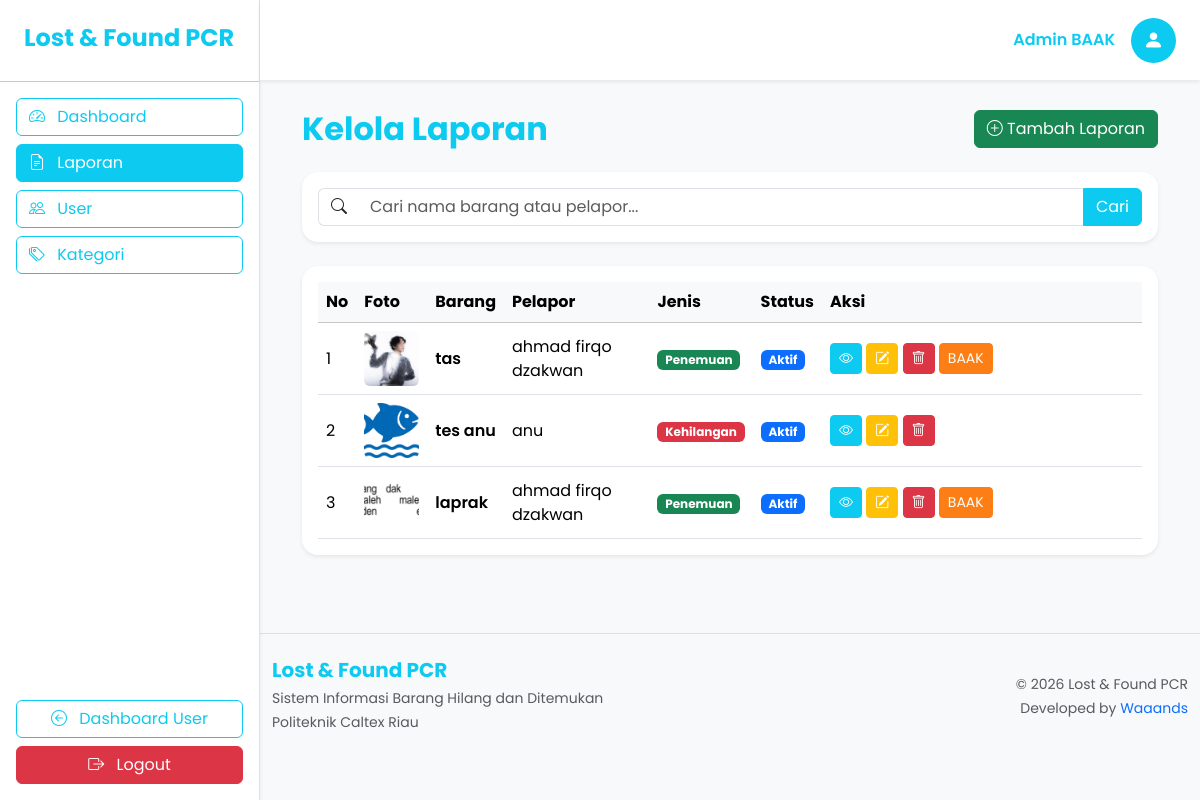
Before: /index.php?aksi=admin_laporan (signed in) with the older database file.
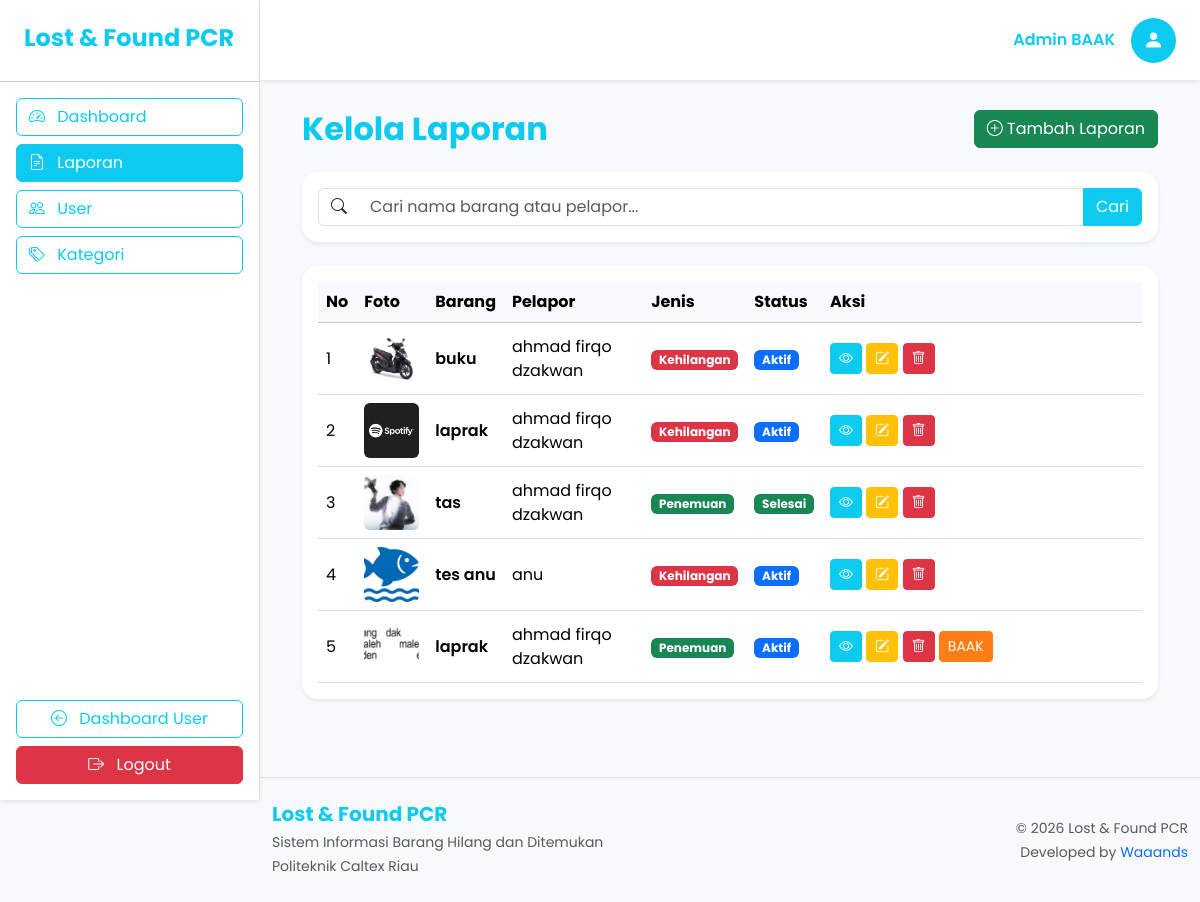
After: the same page with the newer database file.
### tables this page shows
CREATE TABLE `laporan` (
  `id_laporan` int(11) NOT NULL,
  `id_user` int(11) NOT NULL,
  `id_kategori` int(11) NOT NULL,
  `jenis_laporan` enum('kehilangan','penemuan') NOT NULL,
  `nama_barang` varchar(100) NOT NULL,
  `deskripsi` text DEFAULT NULL,
  `foto_barang` varchar(255) DEFAULT NULL,
  `lokasi` varchar(100) DEFAULT NULL,
  `tanggal_kejadian` date NOT NULL,
  `status_barang` enum('dipegang_sendiri','dititip_baak') DEFAULT 'dipegang_sendiri',
  `status_laporan` enum('aktif','selesai') DEFAULT 'aktif',
  `created_at` timestamp NOT NULL DEFAULT current_timestamp()
);

CREATE TABLE `users` (
  `id_user` int(11) NOT NULL,
  `nim` varchar(20) NOT NULL,
  `nama_lengkap` varchar(100) NOT NULL,
  `email` varchar(100) NOT NULL,
  `password` varchar(255) NOT NULL,
  `role` enum('mahasiswa','admin') NOT NULL DEFAULT 'mahasiswa',
  `created_at` timestamp NOT NULL DEFAULT current_timestamp()
);

### app/controllers/AdminController.php (called while the page is built, shortened)
<?php
require_once __DIR__ . "/../../config/koneksi.php";
require_once __DIR__ . "/../models/LaporanModel.php";
class AdminController
{
    private $laporanModel;
    public function __construct($conn)
    {
        $this->laporanModel = new LaporanModel($conn);
    }
    public function laporan()
    {
        $keyword = isset($_GET['keyword']) ? $_GET['keyword'] : "";
        if($keyword != "")
        {
            $laporan = $this->laporanModel->cariAdmin($keyword);
        }
        else
        {
            $laporan = $this->laporanModel->getAllAdmin();
        }
        require __DIR__ . "/../views/admin/laporan_admin/laporan.php";
    }
}

### app/models/LaporanModel.php (called while the page is built, shortened)
<?php
class LaporanModel
{
    private $conn;
    public function __construct($conn)
    {
        $this->conn = $conn;
    }
    public function getAllAdmin()
    {
        $query = "
        SELECT
            laporan.*,
            kategori.nama_kategori,
            users.nama_lengkap
        FROM laporan
        JOIN kategori
        ON laporan.id_kategori = kategori.id_kategori
        JOIN users
        ON laporan.id_user = users.id_user
        ORDER BY laporan.id_laporan DESC
        ";
        return mysqli_query($this->conn, $query);
    }
}

### app/views/admin/laporan_admin/laporan.php (the view, shortened to what the changed rows need)
<!DOCTYPE html>
<html>
<head>
    <link href="https://cdn.jsdelivr.net/npm/bootstrap@5.3.3/dist/css/bootstrap.min.css" rel="stylesheet">
    <link rel="stylesheet" href="https://cdn.jsdelivr.net/npm/bootstrap-icons@1.11.3/font/bootstrap-icons.min.css">
        <link rel="stylesheet" href="public/assets/css/admin.css">
</head>
<body class="bg-light">
    <div class="d-flex">
        <main class="main-content">
            <div class="content">
                <div class="container-fluid">
                    <div class="d-flex justify-content-between align-items-center mb-4">
                        <h2 class="fw-bold text-info mb-0">
                            Kelola Laporan
                        </h2>
                    </div>
                    <div class="card border-0 shadow-sm rounded-4">
                        <div class="card-body">
                            <div class="table-responsive">
                                <table class="table table-hover align-middle mb-0">
                                    <thead class="table-light">
                                        <tr>
                                            <th>No</th>
                                            <th>Foto</th>
                                            <th>Barang</th>
                                            <th>Pelapor</th>
                                            <th>Jenis</th>
                                            <th>Status</th>
                                            <th width="320">
                                                Aksi
                                            </th>
                                        </tr>
                                    </thead>
                                    <tbody>
                                        <?php
                        $no = 1;
                        while($row=mysqli_fetch_assoc($laporan)){
                        ?>
                                        <tr>
                                            <td>
                                                <?= $no++; ?>
                                            </td>
                                            <td>
                                                <?php if($row['foto_barang']!=""){ ?>
                                                <img src="public/uploads/barang/<?= $row['foto_barang']; ?>"
                                                    class="rounded" style="width:55px;height:55px;object-fit:cover;">
                                                <?php }else{ ?>
                                                <img src="public/assets/image/no-image.png" class="rounded"
                                                    style="width:55px;height:55px;object-fit:cover;">
                                                <?php } ?>
                                            </td>
                                            <td>
                                                <div class="fw-semibold">
                                                    <?= $row['nama_barang']; ?>
                                                </div>
                                            </td>
                                            <td>
                                                <?= $row['nama_lengkap']; ?>
                                            </td>
                                            <td>
                                                <?php if($row['jenis_laporan']=="kehilangan"){ ?>
                                                <span class="badge bg-danger">
                                                    Kehilangan
                                                </span>
                                                <?php }else{ ?>
                                                <span class="badge bg-success">
                                                    Penemuan
                                                </span>
                                                <?php } ?>
                                            </td>
                                            <td>
                                                <?php
                                            if($row['status_laporan']=="aktif"){
                                                echo '<span class="badge bg-primary">Aktif</span>';
                                            }elseif($row['status_laporan']=="baak"){
                                                echo '<span class="badge bg-warning text-dark">BAAK</span>';
                                            }else{
                                                echo '<span class="badge bg-success">Selesai</span>';
                                            }
                                            ?>
                                            </td>
                                            <td>
                                                <a href="index.php?aksi=detail&id=<?= $row['id_laporan']; ?>&from=admin_laporan"
                                                    class="btn btn-info btn-sm">
                                                    <i class="bi bi-eye"></i>
                                                </a>
                                                <a href="index.php?aksi=admin_edit_laporan&id=<?= $row['id_laporan']; ?>"
                                                    class="btn btn-warning btn-sm">
                                                    <i class="bi bi-pencil-square"></i>
                                                </a>
                                                <a href="index.php?aksi=admin_hapus_laporan&id=<?= $row['id_laporan']; ?>"
                                                    class="btn btn-danger btn-sm"
                                                    onclick="return confirm('Hapus laporan ini?')">
                                                    <i class="bi bi-trash"></i>
                                                </a>
                                                <?php if($row['jenis_laporan']=="penemuan"){ ?>
                                                <?php if($row['status_laporan']=="aktif"){ ?>
                                                <a href="index.php?aksi=ubah_status&id=<?= $row['id_laporan']; ?>&status=baak"
                                                    class="btn btn-baak btn-sm">
                                                    BAAK
                                                </a>
                                                <?php } ?>
                                                <?php } ?>
                                            </td>
                                        </tr>
                                        <?php } ?>
                                    </tbody>
                                </table>
                            </div>
                        </div>
                    </div>
                </div>
            </div>
        </main>
    </div>
</body>
</html>

Changed rows visible on the page:
added laporan: foto_barang (picture), nama_barang "buku", id_user.nama_lengkap "ahmad firqo dzakwan", jenis_laporan "Kehilangan", status_laporan "Aktif"
added laporan: foto_barang (picture), nama_barang "laprak", id_user.nama_lengkap "ahmad firqo dzakwan", jenis_laporan "Kehilangan", status_laporan "Aktif"
changed laporan "tas": status_laporan "Aktif BAAK" → "Selesai"
